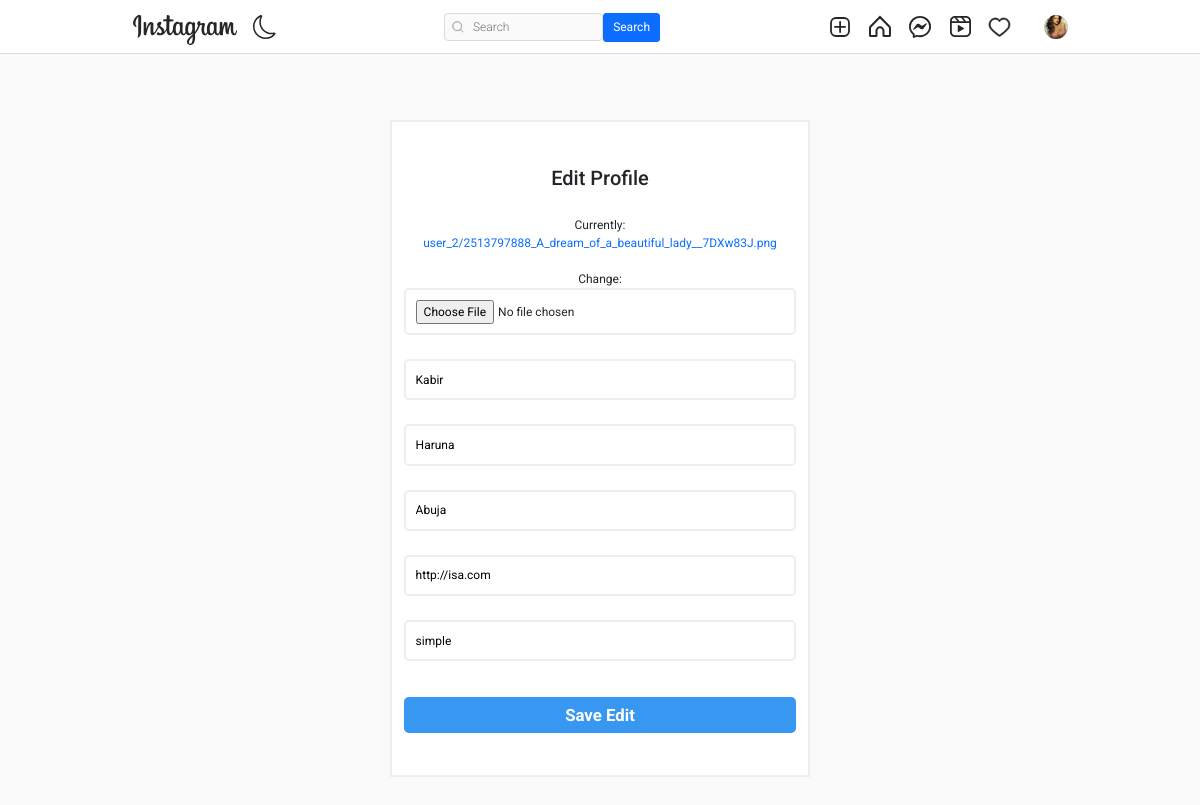
The page /users/profile/update (signed in) on the database its author committed.
### userauth/models.py (models this page shows, shortened)
class Profile(models.Model):
   user = models.OneToOneField(User, on_delete=models.CASCADE, related_name='profile')
   first_name = models.CharField(max_length=50, null=True, blank=True)
   last_name = models.CharField(max_length=50, null=True, blank=True)
   location =  models.CharField(max_length=50, null=True, blank=True)
   url = models.URLField(max_length=1000, null=True, blank=True)
   bio = models.CharField(max_length=200, null=True, blank=True)
   created = models.DateField(auto_now_add=True)
   favourite = models.ManyToManyField(Post)
   picture = models.ImageField(upload_to=user_driectory_path, blank=True, null=True, verbose_name='Picture', default="default.png ")
   favourite = models.ManyToManyField(Post)

### userauth/views.py (the view)
# urls.py: path('profile/update', views.editProfile, name='editprofile'),
def editProfile(request):
    user = request.user.id
    profile = Profile.objects.get(user__id=user)
    if request.method == "POST":
        form = EditProfileForm(request.POST, request.FILES, instance=request.user.profile)
        if form.is_valid():
            profile.picture = form.cleaned_data.get('picture')
            profile.first_name = form.cleaned_data.get('first_name')
            profile.last_name = form.cleaned_data.get('last_name')
            profile.location = form.cleaned_data.get('location')
            profile.url = form.cleaned_data.get('url')
            profile.bio = form.cleaned_data.get('bio')
            profile.save()
            return redirect('profile', profile.user.username)
    else:
        form = EditProfileForm(instance=request.user.profile)
    context = {
        'form':form,
    }
    return render(request, 'edit-profile.html', context)

### userauth/forms.py
class EditProfileForm(forms.ModelForm):
    picture = forms.ImageField(required=True)
    first_name = forms.CharField(widget=forms.TextInput(attrs={'class': 'input', 'placeholder': 'First Name'}), required=True)
    last_name = forms.CharField(widget=forms.TextInput(attrs={'class': 'input', 'placeholder': 'Last Name'}), required=True)
    bio = forms.CharField(widget=forms.TextInput(attrs={'class': 'input', 'placeholder': 'Bio'}), required=True)
    url = forms.CharField(widget=forms.TextInput(attrs={'class': 'input', 'placeholder': 'URL'}), required=True)
    location = forms.CharField(widget=forms.TextInput(attrs={'class': 'input', 'placeholder': 'Address'}), required=True)
    class Meta:
        model = Profile
        fields = ['picture', 'first_name', 'last_name', 'bio', 'url', 'location']

### templates/edit-profile.html (shortened to what this page needs)
{% extends 'base.html' %}
{% load static %}
{% block content %}
<br><br>
<!DOCTYPE html>
<html lang="en">
<head>
  <link rel="stylesheet" href="{% static 'assets2/style.css' %}">
</head>
<body>
  <div id="wrapper">
    <div class="container">
      <div class="form-data">
        <form action="" method="POST" enctype="multipart/form-data">
          <div class="logo">
            <h3 style="padding: 20px; font-size: 20px;">Edit Profile</h3>
          </div>
          {{form.picture}} <br>
          {{form.first_name}} <br>
          {{form.last_name}} <br>
          {{form.location}} <br>
          {{form.url}} <br>
          {{form.bio}} <br>
          <button class="form-btn" type="submit">Save Edit</button>
        </form>
      </div>
    </div>
  </div>
</body>
</html>
{% endblock content %}

### templates/base.html (shortened to what this page needs)
{% load static %}
<!DOCTYPE html>
<html lang="en">
<head>
    <link rel="stylesheet" href="https://cdn.jsdelivr.net/npm/bootstrap-icons@1.8.1/font/bootstrap-icons.css">
    <link href="https://cdn.jsdelivr.net/npm/bootstrap@5.1.3/dist/css/bootstrap.min.css" rel="stylesheet">
    <link rel="stylesheet" type="text/css" href="{% static 'assets1/style.css' %}">
</head>
<body>
    <header class="header">
        <nav class="header__content">
            <div class="header__buttons">
                <a href="{% url 'index' %}" class="header__home">
                </a>
                <button class="header__theme-button" title="Toggle Theme">
                </button>
            </div>
            <form action="" method="GET">
                <div class="header__search">
                    <input type="text" placeholder="Search" name="q" value="{{ request.GET.q }}">
                    <button class="btn btn-primary" type="submit">Search</button>
                </div>
            </form>
            <div class="header__buttons header__buttons--desktop">
                <a href="{% url 'newpost' %}">
                </a>
                <a href="{% url 'index' %}">
                </a>
                <a href="">
                </a>
                <a href="#">
                </a>
                <span>
                    <a href="">
                    </a>
                </span>
                <a href="">
                    <button class="profile-button">
                        <a href="">
                            <div class="profile-button__picture">
                                <img src="{{request.user.profile.picture.url}}" alt="User Picture">
                            </div>
                        </a>
                    </button>
                </a>
            </div>
        </nav>
    </header>
    {% block content %}
    {% endblock content %}
</body>
</html>

### static/assets1/style.css (style rules this page uses)
*, *::after, *::before { box-sizing: border-box; margin: 0; padding: 0; }
*, button, input, select, textarea { font-family: 'Roboto', sans-serif; }
:root { --primary: hsl(0, 0%, 100%); --secondary: hsl(0, 0%, 98%); --border: hsl(0, 0%, 86%); --story-border: hsl(0, 0%, 78%); --img-border: hsla(0, 0%, 0%, 0.1); --text-dark: hsl(0, 0%, 15%); --text-light: hsl(0, 0%, 60%); --like: hsl(355, 82%, 61%); --link: hsl(204, 100%, 48%); --header-height: 44px; --nav-height: 44px; }
body { min-height: 100vh; display: flex; flex-direction: column; overflow-y: auto; }
svg { display: block; }
img { max-width: 100%; }
.header { width: 100%; height: var(--header-height); background-color: var(--primary); display: flex; justify-content: center; position: fixed; top: 0; left: 0; z-index: 2; }
.header::after { content: ''; position: absolute; bottom: 0; width: 100%; height: 1px; background-color: var(--border); }
.header__content { width: 100%; max-width: 975px; padding: 0 14px; display: flex; justify-content: space-between; align-items: center; }
.header__home { margin-top: 5px; }
.header__theme-button { background-color: transparent; border: none; cursor: pointer; }
.header__theme-button-moon { display: unset; }
.header__search { width: 216px; height: 28px; display: none; align-items: center; position: relative; }
.header__search svg { width: 12px; height: 12px; position: absolute; left: 8px; }
.header__search input { width: 100%; height: 100%; background-color: var(--secondary); padding: 4px 10px 4px 28px; border: 1px solid var(--border); border-radius: 4px; outline: none; font-size: 12px; font-weight: 300; text-decoration: none; color: var(--text-light); text-overflow: ellipsis; overflow: hidden; white-space: nowrap; }
.header__buttons { display: flex; align-items: center; gap: 16px; }
.profile-button { background-color: transparent; border: none; outline: none; cursor: pointer; position: relative; }
.profile-button__picture { width: 24px; height: 24px; border-radius: 50%; overflow: hidden; position: relative; }
.profile-button__picture::after { content: ''; position: absolute; top: 0; bottom: 0; left: 0; right: 0; border: 1px solid var(--img-border); border-radius: 50%; }
@media (min-width: 768px) { :root { --header-height: 54px; --nav-height: 0px; } }
@media (min-width: 768px) { .header__content { padding: 0 20px; } }
@media (min-width: 768px) { .header__search { display: flex; } }

### static/assets2/style.css (style rules this page uses)
*, *::before, *::after { margin: 0; padding: 0; box-sizing: inherit; }
html { font-size: 12px; box-sizing: border-box; }
img { width: 100%; max-width: 100%; height: 100%; }
a { text-decoration: none; }
body { background-color: #fafafa; }
#wrapper { width: 100%; height: 100vh; display: flex; flex-direction: column; justify-content: space-between; padding-top: 5rem; }
.container { width: 100%; max-width: 93.5rem; margin: 1rem auto 0; }
#wrapper > .container { display: flex; padding: 0 2rem; }
.form-data { width: 100%; max-width: 35rem; margin-top: 1rem; margin-left: auto; margin-right: auto; display: block; }
.form-data form { background-color: #fff; border: 2px solid #eee; display: flex; flex-direction: column; padding: 2rem 1rem; text-align: center; }
.form-data form input { padding: .8rem; margin-bottom: .5rem; border: 2px solid #eee; border-radius: .4rem; }
.form-btn { margin: 1rem 0 1.5rem; height: 3rem; background-color: #3897f0; font-size: 1.4rem; font-weight: bold; color: #fff; border: none; border-radius: .4rem; cursor: pointer; }

### rows shown on the page
Profile: first_name "Kabir", last_name "Haruna", location "Abuja", url "http://isa.com", bio "simple"
